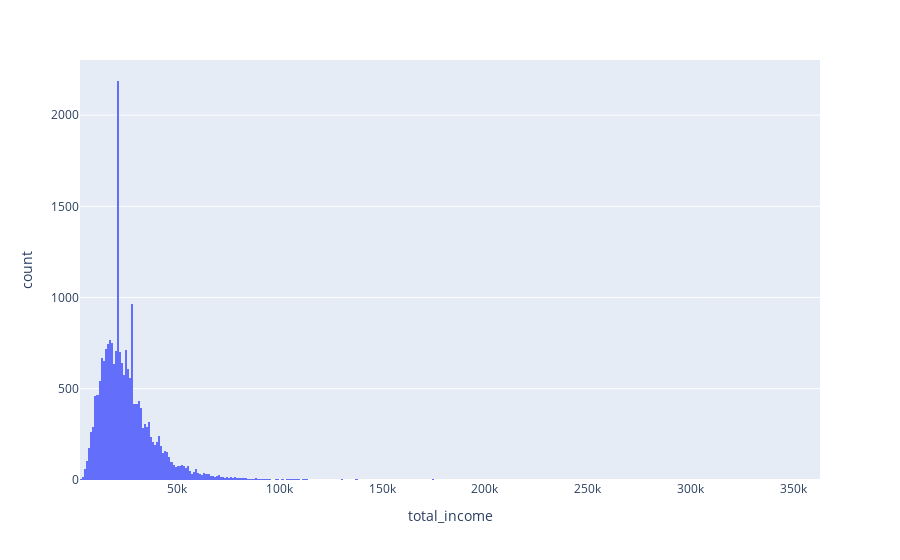

This figure's notebook cell:
### Markdown cell above
## Categorization of data

[To answer the questions and test the hypotheses, you will want to work with categorized data. Look at the questions that were posed to you and that you should answer. Think about which of the data will need to be categorized to answer these questions. Below you will find a template through which you can work your way when categorizing data. The first step-by-step processing covers the text data; the second one addresses the numerical data that needs to be categorized. You can use both or none of the suggested instructions - it's up to you.]

[Despite of how you decide to address the categorization, make sure to provide clear explanation of why you made your decision. Remember: this is your work and you make all decisions in it.]

### Code cell
# Print the values for your selected data for categorization

# It feels like there's not much room for categorization other that in total_income and purpose:

 #   children - not a lot of unique values, not worth categorizing      
 #   days_employed - not the most trustworthy due to the NaN's we had ro replace with medians from data with too many outliers
 #   dob_years - already a category for this in age_category       
 #   education - not a lot of unique values, not worth categorizing  
 #   education_id - not a lot of unique values, not worth categorizing        
 #   family_status - not a lot of unique values, not worth categorizing    
 #   family_status_id - not a lot of unique values, not worth categorizing 
 #   gender - not a lot of unique values, not worth categorizing             
 #   income_type - this one is worth categorizing since it has a lot of different values        
 #   debt - not a lot of unique values, not worth categorizing            
 #  total_income - this one is worth categorizing since it has a lot of different values     
 #  purpose - this one is worth categorizing since it has a lot of different values           
 #  age_category - is already a category
    
print(data['total_income'].value_counts())

import plotly.express as px      
fig = px.histogram(data, x='total_income')
fig.show()

### Figure 1 — Plotly figure (JSON) as saved in the notebook; plotly's stock layout.template omitted (floating-point values rounded to 4 significant figures; data arrays with more than 128 entries replaced by an {"elided": "..."} marker saying what was removed)
{"data": [{"alignmentgroup": "True", "bingroup": "x", "hovertemplate": "total_income=%{x}<br>count=%{y}<extra></extra>", "legendgroup": "", "marker": {"color": "#636efa", "pattern": {"shape": ""}}, "name": "", "offsetgroup": "", "orientation": "v", "showlegend": false, "type": "histogram", "x": {"elided": "21277 int values"}, "xaxis": "x", "yaxis": "y"}], "layout": {"barmode": "relative", "legend": {"tracegroupgap": 0}, "margin": {"t": 60}, "xaxis": {"anchor": "y", "domain": [0, 1], "title": {"text": "total_income"}}, "yaxis": {"anchor": "x", "domain": [0, 1], "title": {"text": "count"}}}}
